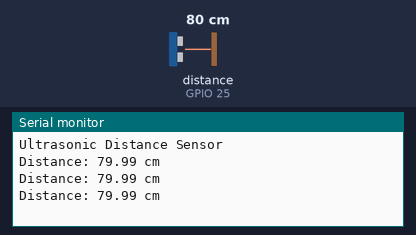
The sketch below on a simulated ESP32. Shown: the last lines printed to the serial monitor. Wiring (from diagram.json): ultrasonic range finder: trigger GPIO 26; echo GPIO 25. The inputs (shaded band) are chosen by the test bench; at power-on: distance to the obstacle (sensor on GPIO 25) 80 cm. The echo pulse lasts 58.3 µs per cm.

Above: at 1.3 s.
1.4 s: distance to the obstacle (sensor on GPIO 25) set to 2 cm
At 1.9 s:
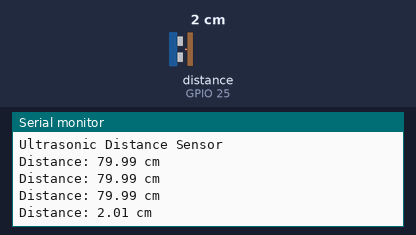
2.9 s: distance to the obstacle (sensor on GPIO 25) set to 4 cm
At 3.4 s:
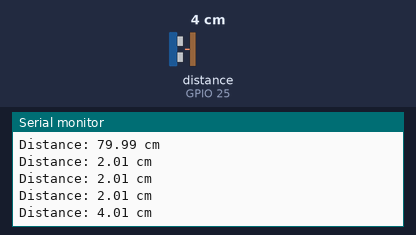
Timing chart, 0 to 5.9 s (numbered marks = the images above; inputs shaded):
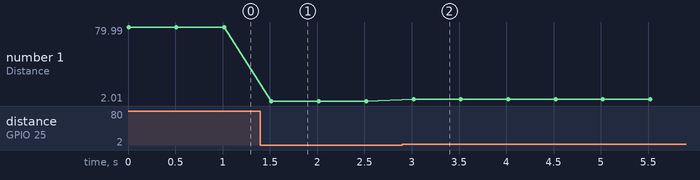

Measured:
- after the input at 1.4 s, the serial monitor: prints a new line after 0.12 s (image 1)
- after the input at 2.9 s, the serial monitor: prints a new line after 0.12 s (image 2)
- plotted number 1: 79.99 → 2.01 after the input at 1.4 s, 2.01 → 4.01 after the input at 2.9 s

The sketch:

sketch.ino
```cpp
unsigned long duration;
float distance;

void setup() {
  Serial.begin(115200);
  Serial.println("Ultrasonic Distance Sensor");
  pinMode(26, OUTPUT);  // TRIG
  pinMode(25, INPUT);   // ECHO
}

void loop() {
  // Send a clean 10 µs pulse
  digitalWrite(26, LOW);
  delayMicroseconds(2);
  digitalWrite(26, HIGH);
  delayMicroseconds(10);
  digitalWrite(26, LOW);

  // Read the echo pulse width
  duration = pulseIn(25, HIGH);

  // Calculate distance (speed of sound = 0.0343 cm/µs)
  distance = (duration * 0.0343) / 2;

  // Display result
  Serial.print("Distance: ");
  Serial.print(distance, 2);  // two decimal places
  Serial.println(" cm");

  delay(500);
}
```
